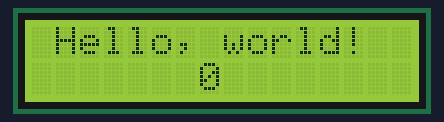
A sketch run on a simulated Arduino Uno, built with avr-gcc and run on an emulated ATmega328P. Shown: 16×2 character LCD.

Above: at 0.1 s.
At 4.1 s:
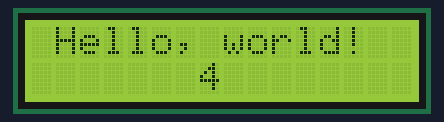
At 9.1 s:
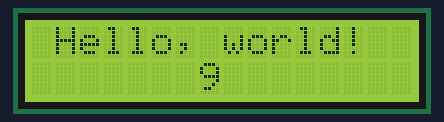
At 19.1 s:
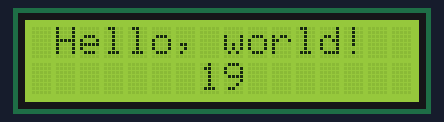
At 29.1 s:
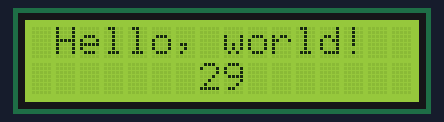
At 39.1 s:
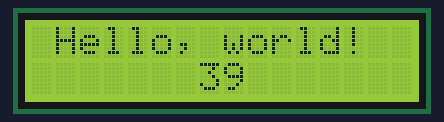

The sketch:

I2C_LCD__4_pin_shield_.ino
```cpp
/*
* Code for an LCD wiht a 4 pin I2C shield (for more general and expansive code for LCDs veiw Basic LCD.ino)
* for more info refer to:
* https://lastminuteengineers.com/i2c-lcd-arduino-tutorial/
*/


#include <LiquidCrystal_I2C.h> // include the I2C library

// tell arduino the LCD adress and the size (spesific to I2C)
LiquidCrystal_I2C lcd(0x27, 16, 2); //  (refer to the link above for info on how to find the adress)

void setup() {
  lcd.init();                 // initialize the interface to the LCD (spesific to I2C)
  lcd.backlight();            // turn the backlight on (spesific to I2C)
  lcd.setCursor(1, 0);        // set the cursor
  lcd.print("Hello, world!"); // print hello world
}

void loop() {
  lcd.setCursor(7, 1);        // set the cursor
  lcd.print(millis() / 1000); // count in incriments one on the screen every second
}
```

Measured:
- what the display in image 1 shows lasts 1.0 s, from 4.0 s to 5.0 s
